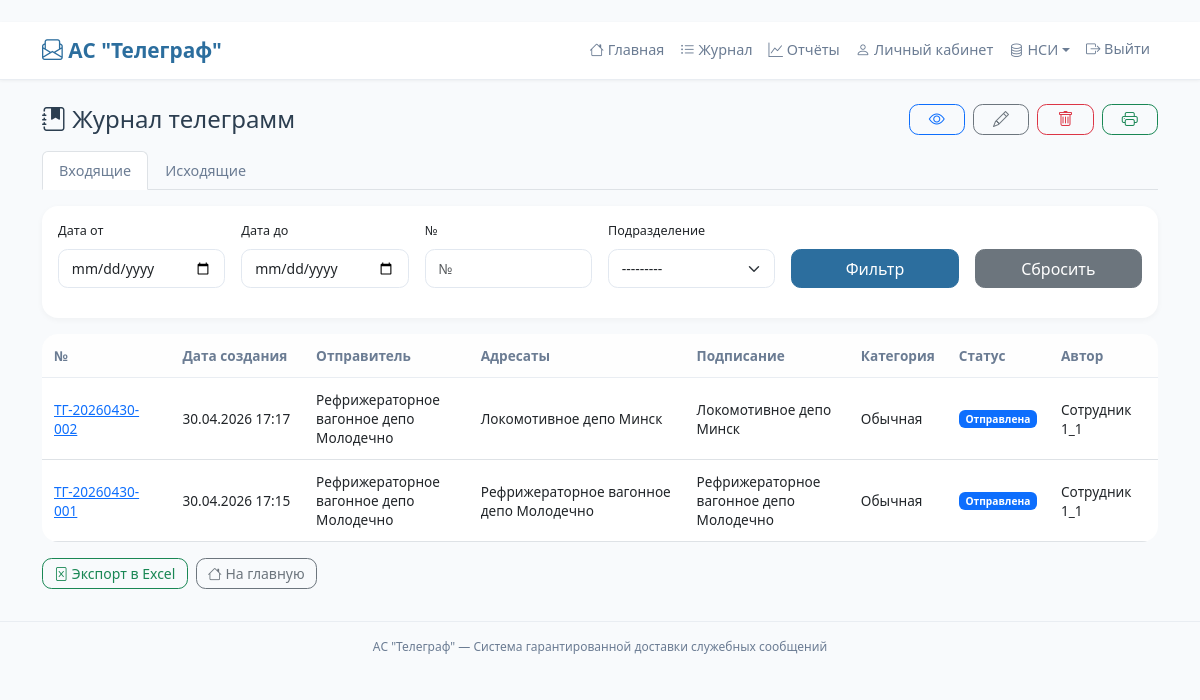
/journal/ (signed in), run on an earlier commit of the app's database.
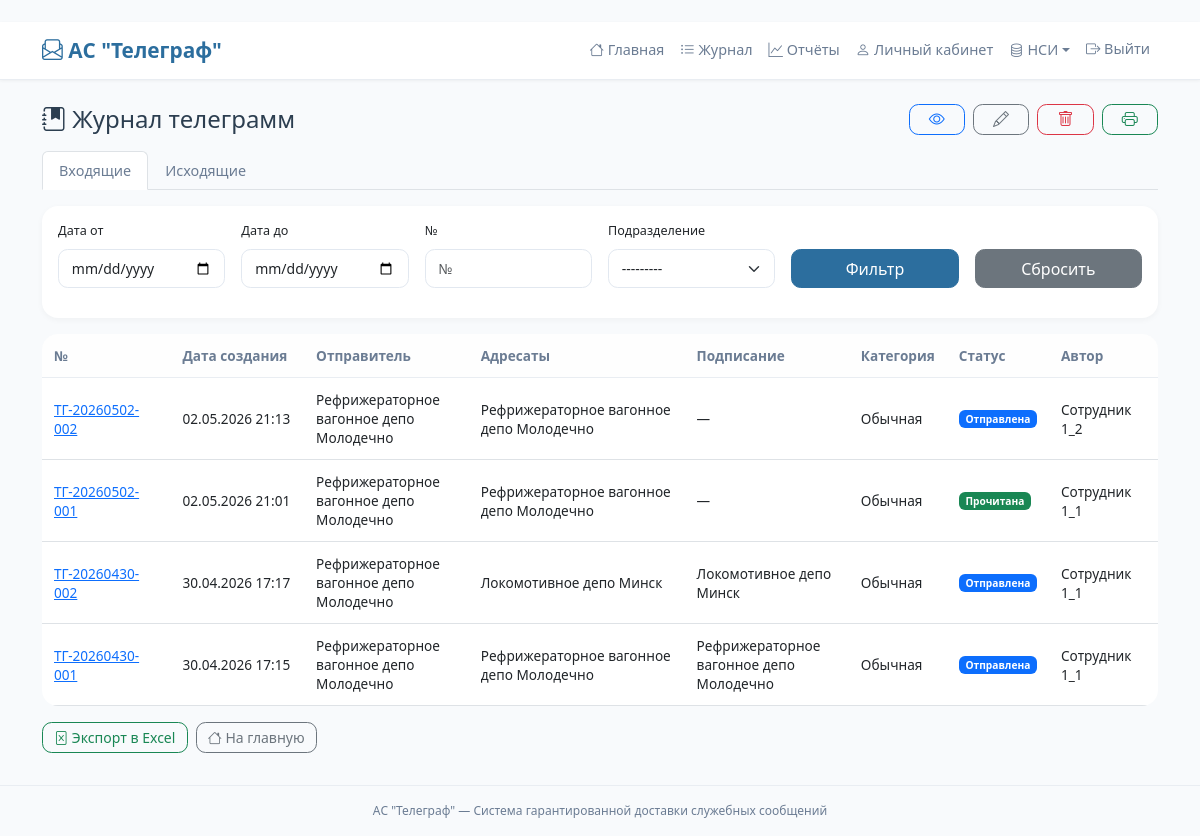
And on a later commit of the database.
### core/models.py (models this page shows, shortened)
class Telegram(models.Model):
    class Priority(models.TextChoices):
        NORMAL = 'NORMAL', 'Обычная'
        URGENT = 'URGENT', 'Срочная'
    class Status(models.TextChoices):
        SENT = 'SENT', 'Отправлена'
        READ = 'READ', 'Прочитана'
        SIGNED = 'SIGNED', 'Подписана'
    number = models.CharField(max_length=50, blank=True, null=True, verbose_name='Номер телеграммы')
    author = models.ForeignKey(User, on_delete=models.CASCADE, related_name='authored_telegrams', verbose_name='Автор')
    text = models.TextField(verbose_name='Текст телеграммы')
    created_at = models.DateTimeField(auto_now_add=True, verbose_name='Дата создания')
    status = models.CharField(max_length=10, choices=Status.choices, default=Status.SENT, verbose_name='Общий статус')
    priority = models.CharField(max_length=10, choices=Priority.choices, default=Priority.NORMAL, verbose_name='Приоритет')
    requires_approval = models.BooleanField(default=False, verbose_name='Требуется подпись')
    approvers = models.ManyToManyField(User, related_name='telegrams_to_approve', blank=True, verbose_name='Подписанты')
    is_signed = models.BooleanField(default=False, verbose_name='Подписана')
    signed_at = models.DateTimeField(null=True, blank=True, verbose_name='Дата подписи')
    signature = models.CharField(max_length=128, blank=True, null=True, verbose_name='Электронная подпись')   # <-- добавлено

class Department(models.Model):
    code = models.CharField(max_length=20, unique=True, verbose_name='Код подразделения')
    name = models.CharField(max_length=255, verbose_name='Наименование')
    class Meta:
        verbose_name = 'Подразделение'
        verbose_name_plural = 'Подразделения'
    def __str__(self):
        return f"{self.code} - {self.name}"

class User(AbstractUser):
    role = models.CharField(max_length=10, choices=Role.choices, default=Role.USER, verbose_name='Роль')
    full_name = models.CharField(max_length=255, verbose_name='Полное имя')
    phone = models.CharField(max_length=20, blank=True, null=True, verbose_name='Телефон')
    email = models.EmailField(blank=True, null=True, verbose_name='Email')
    department = models.ForeignKey(Department, on_delete=models.SET_NULL, null=True, blank=True, verbose_name='Подразделение')
    position = models.ForeignKey(Position, on_delete=models.SET_NULL, null=True, blank=True, verbose_name='Должность')

### core/views.py (the view, shortened to what this page needs)
# urls.py: path('journal/', views.telegram_journal, name='telegram_journal'),
@login_required
def telegram_journal(request):
    user = request.user
    if user.role == 'ADMIN':
        telegrams = Telegram.objects.all()
    else:  # USER
        telegrams = Telegram.objects.filter(Q(author=user) | Q(recipients__user=user)).distinct()
    type_filter = request.GET.get('type')
    if type_filter == 'incoming':
        telegrams = telegrams.filter(recipients__user=user).distinct()
    elif type_filter == 'outgoing':
        telegrams = telegrams.filter(author=user)
    form = TelegramFilterForm(request.GET)
    if form.is_valid():
        data = form.cleaned_data
        if data.get('start_date'):
            telegrams = telegrams.filter(created_at__date__gte=data['start_date'])
        if data.get('end_date'):
            telegrams = telegrams.filter(created_at__date__lte=data['end_date'])
        if data.get('number'):
            telegrams = telegrams.filter(number__icontains=data['number'])
        if data.get('department'):
            telegrams = telegrams.filter(
                Q(author__department=data['department']) |
                Q(recipients__user__department=data['department'])
            ).distinct()
        if data.get('search'):
            telegrams = telegrams.filter(text__icontains=data['search'])
    telegrams = telegrams.order_by('-created_at')
    paginator = Paginator(telegrams, 20)
    page_obj = paginator.get_page(request.GET.get('page'))
    for t in page_obj:
        t.author_department = t.author.department.name if t.author.department else '—'
        t.recipient_departments = list(set(r.user.department.name for r in t.recipients.all() if r.user.department))
        t.approver_departments = list(set(a.department.name for a in t.approvers.all() if a.department)) if t.requires_approval else []
    departments = Department.objects.all()
    return render(request, 'core/journal.html', {
        'page_obj': page_obj,
        'form': form,
        'departments': departments,
        'user_role': user.role,  # передаём роль в шаблон
    })

### core/forms.py
class TelegramFilterForm(forms.Form):
    start_date = forms.DateField(
        required=False,
        widget=forms.DateInput(attrs={'type': 'date', 'class': 'form-control'}),
        label='Дата от'
    )
    end_date = forms.DateField(
        required=False,
        widget=forms.DateInput(attrs={'type': 'date', 'class': 'form-control'}),
        label='Дата до'
    )
    number = forms.CharField(
        max_length=50,
        required=False,
        widget=forms.TextInput(attrs={'class': 'form-control', 'placeholder': '№'}),
        label='№'
    )
    department = forms.ModelChoiceField(
        queryset=Department.objects.all(),
        required=False,
        widget=forms.Select(attrs={'class': 'form-select'}),
        label='Подразделение'
    )

### core/templates/core/journal.html (shortened to what this page needs)
﻿{% extends 'base.html' %}
{% block content %}
<div class="d-flex justify-content-between align-items-center mb-3 flex-wrap gap-2">
    <h2 class="h4 mb-0"><i class="bi bi-journal-bookmark-fill"></i> Журнал телеграмм</h2>
    <div class="d-flex gap-2">
        <button type="button" class="btn btn-outline-primary action-btn" id="viewSelectedBtn" title="Просмотр"><i class="bi bi-eye"></i></button>
        <button type="button" class="btn btn-outline-secondary action-btn" id="editSelectedBtn" title="Редактировать"><i class="bi bi-pencil"></i></button>
        <button type="button" class="btn btn-outline-danger action-btn" id="deleteSelectedBtn" title="Удалить"><i class="bi bi-trash"></i></button>
        <button type="button" class="btn btn-outline-success action-btn" id="printSelectedBtn" title="Печать"><i class="bi bi-printer"></i></button>
    </div>
</div>
<ul class="nav nav-tabs mb-3">
    <li class="nav-item">
        <a class="nav-link {% if request.GET.type == 'incoming' or not request.GET.type %}active{% endif %}"
           href="?type=incoming{% for key, value in request.GET.items %}{% if key != 'type' %}&{{ key }}={{ value }}{% endif %}{% endfor %}">
            Входящие
        </a>
    </li>
    <li class="nav-item">
        <a class="nav-link {% if request.GET.type == 'outgoing' %}active{% endif %}"
           href="?type=outgoing{% for key, value in request.GET.items %}{% if key != 'type' %}&{{ key }}={{ value }}{% endif %}{% endfor %}">
            Исходящие
        </a>
    </li>
</ul>
<div class="card mb-3">
    <div class="card-body py-3">
        <form method="get" class="row g-3 align-items-end">
            <div class="col-md-2">
                <label class="form-label small">{{ form.start_date.label }}</label>
                {{ form.start_date }}
            </div>
            <div class="col-md-2">
                <label class="form-label small">{{ form.end_date.label }}</label>
                {{ form.end_date }}
            </div>
            <div class="col-md-2">
                <label class="form-label small">{{ form.number.label }}</label>
                {{ form.number }}
            </div>
            <div class="col-md-2">
                <label class="form-label small">{{ form.department.label }}</label>
                {{ form.department }}
            </div>
            <div class="col-md-2">
                <button type="submit" class="btn btn-primary w-100">Фильтр</button>
            </div>
            <div class="col-md-2">
                <a href="{% url 'telegram_journal' %}" class="btn btn-secondary w-100">Сбросить</a>
            </div>
        </form>
    </div>
</div>
<form id="telegramForm" method="post">
    <div class="table-responsive">
        <table class="table table-hover align-middle" id="telegramTable" style="min-width: 1000px;">
            <thead class="table-light">
                <tr>
                    <th style="width: 12%">№</th>
                    <th style="width: 12%">Дата создания</th>
                    <th style="width: 15%">Отправитель</th>
                    <th style="width: 20%">Адресаты</th>
                    <th style="width: 15%">Подписание</th>
                    <th style="width: 8%">Категория</th>
                    <th style="width: 8%">Статус</th>
                    <th style="width: 10%">Автор</th>
                </tr>
            </thead>
            <tbody>
                {% for telegram in page_obj %}
                <tr data-id="{{ telegram.id }}" class="telegram-row">
                    <td><a href="{% url 'view_telegram' telegram.id %}">{{ telegram.number|default:"—" }}</a></td>
                    <td>{{ telegram.created_at|date:"d.m.Y H:i" }}</td>
                    <td>{{ telegram.author_department|default:"—" }}</td>
                    <td>
                        {% if telegram.recipient_departments %}
                            {{ telegram.recipient_departments|join:", " }}
                        {% else %}—{% endif %}
                    </td>
                    <td>
                        {% if telegram.requires_approval %}
                            {% if telegram.approver_departments %}
                                {{ telegram.approver_departments|join:", " }}
                            {% else %}—{% endif %}
                        {% else %}—{% endif %}
                    </td>
                    <td>
                        {% if telegram.priority == 'URGENT' %}Срочная{% else %}Обычная{% endif %}
                    </td>
                    <td>
                        <span class="badge
                            {% if telegram.status == 'SENT' %}bg-primary
                            {% elif telegram.status == 'READ' %}bg-success
                            {% elif telegram.status == 'SIGNED' %}bg-warning text-dark
                            {% else %}bg-secondary{% endif %}">
                            {{ telegram.get_status_display }}
                        </span>
                    </td>
                    <td>{{ telegram.author.full_name|default:telegram.author.username }}</td>
                </tr>
                {% empty %}
                <tr><td colspan="8" class="text-center py-4">Нет телеграмм</td></tr>
                {% endfor %}
            </tbody>
        </table>
    </div>
</form>
<div class="mt-3 d-flex gap-2">
    <a href="{% url 'export_excel' %}?{{ request.GET.urlencode }}" class="btn btn-sm btn-outline-success"><i class="bi bi-file-excel"></i> Экспорт в Excel</a>
    <a href="{% url 'home' %}" class="btn btn-sm btn-outline-secondary"><i class="bi bi-house"></i> На главную</a>
</div>
{% endblock %}

### core/templates/base.html (shortened to what this page needs)
﻿<!DOCTYPE html>
<html lang="ru">
<head>
    <link href="https://cdn.jsdelivr.net/npm/bootstrap@5.3.0/dist/css/bootstrap.min.css" rel="stylesheet">
    <link rel="stylesheet" href="https://cdn.jsdelivr.net/npm/bootstrap-icons@1.11.3/font/bootstrap-icons.min.css">
</head>
<body>
<nav class="navbar navbar-expand-lg sticky-top">
    <div class="container">
        <a class="navbar-brand" href="{% url 'home' %}">
            <i class="bi bi-envelope-paper"></i> АС "Телеграф"
        </a>
        {% if request.user.is_authenticated %}
        <div class="collapse navbar-collapse">
            <ul class="navbar-nav ms-auto">
                <li class="nav-item"><a class="nav-link" href="{% url 'home' %}"><i class="bi bi-house"></i> Главная</a></li>
                <li class="nav-item"><a class="nav-link" href="{% url 'telegram_journal' %}"><i class="bi bi-list-ul"></i> Журнал</a></li>
                {% if request.user.role == 'ADMIN' or request.user.role == 'OPERATOR' %}
                <li class="nav-item"><a class="nav-link" href="{% url 'reports' %}"><i class="bi bi-graph-up"></i> Отчёты</a></li>
                {% endif %}
                <li class="nav-item"><a class="nav-link" href="{% url 'profile' %}"><i class="bi bi-person"></i> Личный кабинет</a></li>
                <li class="nav-item dropdown">
                    <a class="nav-link dropdown-toggle" href="#" id="nsidropdown" role="button" data-bs-toggle="dropdown"><i class="bi bi-database"></i> НСИ</a>
                </li>
                <li class="nav-item">
                    <form method="post" action="{% url 'logout' %}" style="display: inline;">
                        <button class="btn btn-link nav-link" type="submit"><i class="bi bi-box-arrow-right"></i> Выйти</button>
                    </form>
                </li>
            </ul>
        </div>
        {% endif %}
    </div>
</nav>
<div class="container mt-4">
    {% block content %}{% endblock %}
</div>
<footer>АС "Телеграф" — Система гарантированной доставки служебных сообщений</footer>
</body>
</html>

### core/templates/base.html (style rules this page uses)
:root { --primary: #2c6e9e; --primary-light: #e1edf7; --primary-dark: #1a5270; --bg-light: #f8fafc; --card-white: #ffffff; --border-light: #e9edf2; --text-dark: #2c3e50; --text-muted: #6b7c93; --hover-gray: #f1f5f9; }
body { background-color: var(--bg-light); font-family: 'Segoe UI', 'Roboto', system-ui, sans-serif; color: var(--text-dark); font-size: 0.9rem; }
.container { max-width: 1400px; width: 95%; margin: 0 auto; }
.navbar { background-color: var(--card-white) !important; box-shadow: 0 1px 3px rgba(0,0,0,0.05); border-bottom: 1px solid var(--border-light); }
.navbar-brand { font-weight: 600; color: var(--primary) !important; font-size: 1.3rem; }
.nav-link { color: var(--text-muted) !important; font-weight: 500; }
.card { border: none; border-radius: 1rem; background-color: var(--card-white); box-shadow: 0 2px 6px rgba(0,0,0,0.04); margin-bottom: 1.5rem; }
.table { font-size: 0.85rem; margin-bottom: 0; }
.table th { font-weight: 600; color: var(--text-muted); border-bottom: 1px solid var(--border-light); background-color: #fefefe; padding: 0.75rem 0.75rem; white-space: nowrap; }
.table td { padding: 0.75rem 0.75rem; vertical-align: middle; border-top: 1px solid #f0f2f5; word-break: break-word; }
.table td { max-width: 250px; }
.table-responsive { overflow-x: auto; border-radius: 1rem; }
.btn { border-radius: 0.6rem; font-weight: 500; padding: 0.4rem 1.2rem; }
.btn-sm { padding: 0.25rem 0.7rem; }
.btn-primary { background-color: var(--primary); border-color: var(--primary); }
.form-control, .form-select { border-radius: 0.6rem; border: 1px solid #e2e8f0; font-size: 0.875rem; padding: 0.5rem 0.8rem; }
footer { text-align: center; margin-top: 2rem; padding: 1rem; color: var(--text-muted); font-size: 0.75rem; border-top: 1px solid var(--border-light); }

What changed in the data, as far as the page shows it:
added Telegram: number "ТГ-20260502-002", created_at "02.05.2026 21:13", author_department "Рефрижераторное вагонное депо Молодечно", recipient_departments "Рефрижераторное вагонное депо Молодечно", priority "Обычная", status "Отправлена", author.full_name "Сотрудник 1_2"
added Telegram: number "ТГ-20260502-001", created_at "02.05.2026 21:01", author_department "Рефрижераторное вагонное депо Молодечно", recipient_departments "Рефрижераторное вагонное депо Молодечно", priority "Обычная", status "Прочитана", author.full_name "Сотрудник 1_1"
